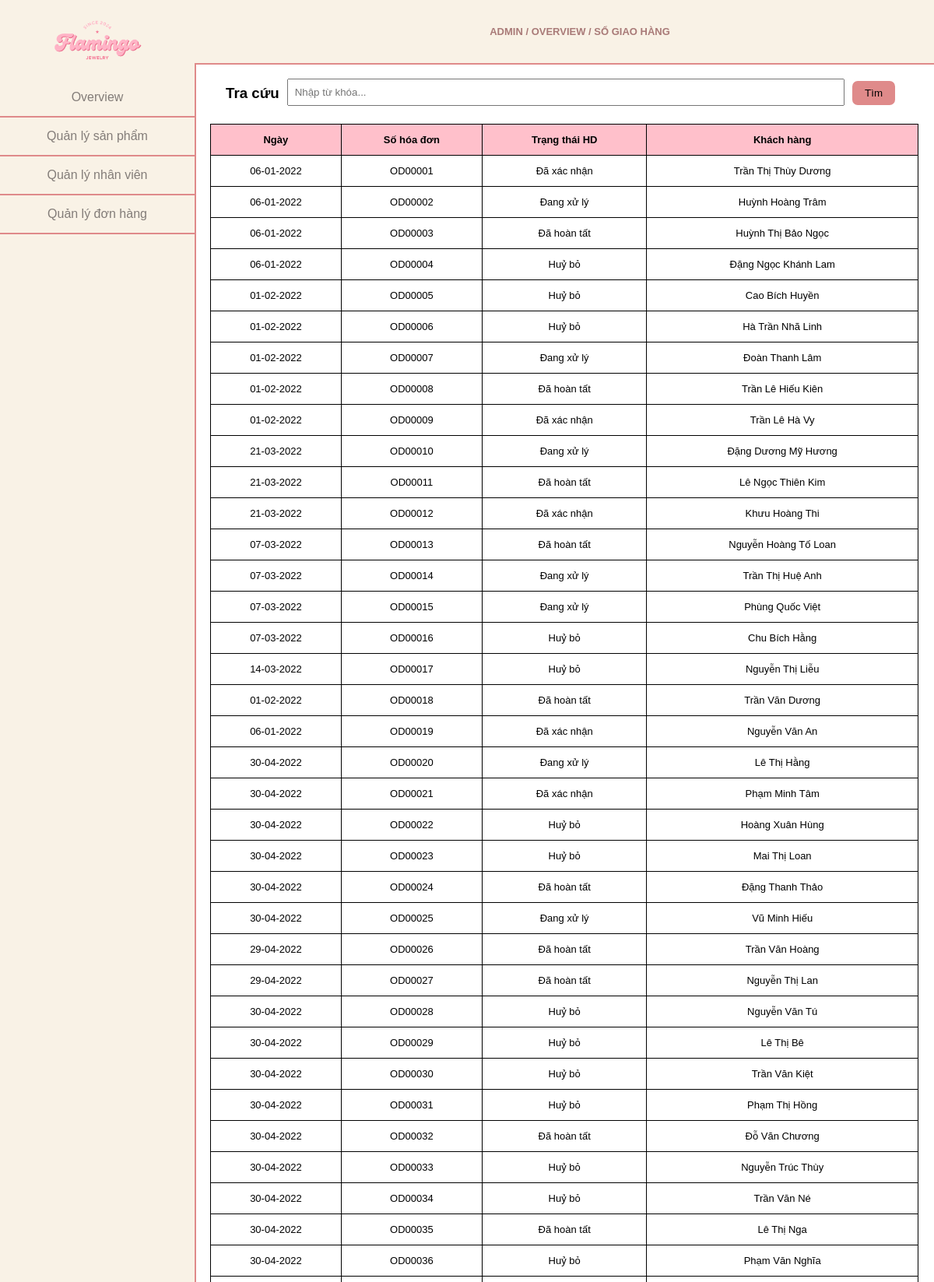
The app's page /Admin/Overview_SoGiaoHang.php (upper part) with its own data.
### tables this page shows
CREATE TABLE `Orders` (
  `orderID` varchar(100) NOT NULL,
  `totalAmount` int(11) NOT NULL,
  `status` text NOT NULL,
  `paymentMethod` text NOT NULL,
  `note` text DEFAULT NULL,
  `customerID` varchar(100) NOT NULL,
  `DateID` int(11) NOT NULL,
  `TimeAltKey` int(11) NOT NULL
);

### Admin/db_module.php (called while the page is built, shortened)
<?php
    function chayTruyVanTraVeDL($link, $q){
        $result = mysqli_query($link,$q);
        return $result;
    }

### Admin/Overview_SoGiaoHang.php (the view, shortened to what this page needs)
<!DOCTYPE html>
<html>
<head>
    <link rel="stylesheet" type="text/css" href="Khung.css">
</head>
<body>
    <div id="sidebar">
        <h2><img src="Picture/Logo.png" alt="Logo"></h2>
        <ul>
            <li><a href="Overview.php">Overview</a></li>
            <li><a href="QLSP.php">Quản lý sản phẩm</a></li>
            <li><a href="QLNV.php">Quản lý nhân viên</a></li>
            <li><a href="QLDH.php">Quản lý đơn hàng</a></li>
        </ul>
    </div>
    <div id="content">
        <div id="header">
            <p>ADMIN / OVERVIEW / SỔ GIAO HÀNG</p>
        </div>
        <div id="search">
            <h3>Tra cứu</h3>
            <input type="text" id="searchInput" placeholder="Nhập từ khóa...">
            <button onclick="searchDeliveryBook()">Tìm</button>
        </div>
<?php
require_once("db_module.php");
function show_delivery_book() {
    $link = null;
    $search_condition = '';
    $result = chayTruyVanTraVeDL($link, "SELECT DATE_FORMAT(O.DateID, '%d-%m-%Y') AS formattedDate, O.orderID, O.status, CONCAT(C.lastName, ' ', C.firstName) AS customerName FROM Orders O LEFT JOIN Customer C ON O.customerID = C.customerID $search_condition");
    echo "<table>";
    echo "<thead>";
    echo "<tr style='background-color: pink'>";
    echo "<th>Ngày</th>";
    echo "<th>Số hóa đơn</th>";
    echo "<th>Trạng thái HD</th>";
    echo "<th>Khách hàng</th>";
    echo "</tr>";
    echo "</thead>";
    echo "<tbody>";
    while ($row = mysqli_fetch_assoc($result)) {
        echo "<tr>";
        echo "<td>" . $row["formattedDate"] . "</td>";
        echo "<td>" . $row["orderID"] . "</td>";
        echo "<td>" . $row["status"] . "</td>";
        echo "<td>" . $row["customerName"] . "</td>";
        echo "</tr>";
    }
    echo "</tbody>";
    echo "</table>";
}
show_delivery_book();
?>
</body>
</html>

### Admin/Khung.css (style rules this page uses)
body { margin: 0; padding: 0; font-family: 'Barlow', sans-serif; }
a { text-decoration: none; color: inherit; }
#sidebar { width: 250px; height: 100vh; background: #F9F2E6; color: #fff; float: left; border-right: 2px solid #DF8A8A; }
#sidebar ul { color: #10090d81; list-style: none; padding: 0; margin: 0; margin-top: -50px; }
#sidebar ul li { padding: 15px; text-align: center; cursor: pointer; border-bottom: 2px solid #DF8A8A; }
#content { margin-left: 250px; padding: 20px; font-family: 'Barlow', sans-serif; }
#header { font-size:13px; font-weight: bold; background: #F9F2E6; color: #935a5ac9; padding: 20px; text-align: center; position: fixed; top: 0; left: 250px; width: calc(100% - 250px); border-bottom: 2px solid #DF8A8A; }
#sidebar h2 { font-family: 'Barlow', sans-serif; text-align: center; margin-top: -25px; }
#sidebar h2 img { width: 150px; height: auto; }

### Admin/Overview_SoGiaoHang.php (style rules this page uses)
table { width: 100%; border-collapse: collapse; margin-top: -10px; margin-bottom: 40px; }
th, td { border: 1px solid black; text-align: center; padding: 12px 1px; font-size: 13px; }
input[type="text"] { padding: 8px; margin-bottom: 10px; width: 200px; }
button { font-family: Barlow, sans-serif; padding: 8px 16px; background-color: #DF8A8A; border: none; cursor: pointer; margin-right: 10px; border-radius: 7px; }
#search { display: flex; justify-content: center; align-items: center; padding: 20px; margin-top: 50px; text-align: center; }
#search h3 { margin-right: 10px; }
input[type="text"] { flex: 1; margin-right: 10px; margin-top: 8px; }
#sidebar { position: fixed; top: 0; left: 0; width: 250px; height: 100%; background-color: #F9F2E6; }

### records on screen
orders: formattedDate "06-01-2022", orderID "OD00001", status "Đã xác nhận", customerName "Trần Thị Thùy Dương"
orders: formattedDate "06-01-2022", orderID "OD00002", status "Đang xử lý", customerName "Huỳnh Hoàng Trâm"
orders: formattedDate "06-01-2022", orderID "OD00003", status "Đã hoàn tất", customerName "Huỳnh Thị Bảo Ngọc"
orders: formattedDate "06-01-2022", orderID "OD00004", status "Huỷ bỏ", customerName "Đặng Ngọc Khánh Lam"
orders: formattedDate "01-02-2022", orderID "OD00005", status "Huỷ bỏ", customerName "Cao Bích Huyền"
orders: formattedDate "01-02-2022", orderID "OD00006", status "Huỷ bỏ", customerName "Hà Trần Nhã Linh"
orders: formattedDate "01-02-2022", orderID "OD00007", status "Đang xử lý", customerName "Đoàn Thanh Lâm"
orders: formattedDate "01-02-2022", orderID "OD00008", status "Đã hoàn tất", customerName "Trần Lê Hiếu Kiên"
orders: formattedDate "01-02-2022", orderID "OD00009", status "Đã xác nhận", customerName "Trần Lê Hà Vy"
orders: formattedDate "21-03-2022", orderID "OD00010", status "Đang xử lý", customerName "Đặng Dương Mỹ Hương"
orders: formattedDate "21-03-2022", orderID "OD00011", status "Đã hoàn tất", customerName "Lê Ngọc Thiên Kim"
orders: formattedDate "21-03-2022", orderID "OD00012", status "Đã xác nhận", customerName "Khưu Hoàng Thi"
orders: formattedDate "07-03-2022", orderID "OD00013", status "Đã hoàn tất", customerName "Nguyễn Hoàng Tố Loan"
orders: formattedDate "07-03-2022", orderID "OD00014", status "Đang xử lý", customerName "Trần Thị Huệ Anh"
orders: formattedDate "07-03-2022", orderID "OD00015", status "Đang xử lý", customerName "Phùng Quốc Việt"
orders: formattedDate "07-03-2022", orderID "OD00016", status "Huỷ bỏ", customerName "Chu Bích Hằng"
orders: formattedDate "14-03-2022", orderID "OD00017", status "Huỷ bỏ", customerName "Nguyễn Thị Liễu"
orders: formattedDate "01-02-2022", orderID "OD00018", status "Đã hoàn tất", customerName "Trần Văn Dương"
orders: formattedDate "06-01-2022", orderID "OD00019", status "Đã xác nhận", customerName "Nguyễn Văn An"
orders: formattedDate "30-04-2022", orderID "OD00020", status "Đang xử lý", customerName "Lê Thị Hằng"
orders: formattedDate "30-04-2022", orderID "OD00021", status "Đã xác nhận", customerName "Phạm Minh Tâm"
orders: formattedDate "30-04-2022", orderID "OD00022", status "Huỷ bỏ", customerName "Hoàng Xuân Hùng"
orders: formattedDate "30-04-2022", orderID "OD00023", status "Huỷ bỏ", customerName "Mai Thị Loan"
orders: formattedDate "30-04-2022", orderID "OD00024", status "Đã hoàn tất", customerName "Đặng Thanh Thảo"
orders: formattedDate "30-04-2022", orderID "OD00025", status "Đang xử lý", customerName "Vũ Minh Hiếu"
orders: formattedDate "29-04-2022", orderID "OD00026", status "Đã hoàn tất", customerName "Trần Văn Hoàng"
orders: formattedDate "29-04-2022", orderID "OD00027", status "Đã hoàn tất", customerName "Nguyễn Thị Lan"
orders: formattedDate "30-04-2022", orderID "OD00028", status "Huỷ bỏ", customerName "Nguyễn Văn Tú"
orders: formattedDate "30-04-2022", orderID "OD00029", status "Huỷ bỏ", customerName "Lê Thị Bê"
orders: formattedDate "30-04-2022", orderID "OD00030", status "Huỷ bỏ", customerName "Trần Văn Kiệt"
orders: formattedDate "30-04-2022", orderID "OD00031", status "Huỷ bỏ", customerName "Phạm Thị Hồng"
orders: formattedDate "30-04-2022", orderID "OD00032", status "Đã hoàn tất", customerName "Đỗ Văn Chương"
orders: formattedDate "30-04-2022", orderID "OD00033", status "Huỷ bỏ", customerName "Nguyễn Trúc Thùy"
orders: formattedDate "30-04-2022", orderID "OD00034", status "Huỷ bỏ", customerName "Trần Văn Né"
orders: formattedDate "30-04-2022", orderID "OD00035", status "Đã hoàn tất", customerName "Lê Thị Nga"
orders: formattedDate "30-04-2022", orderID "OD00036", status "Huỷ bỏ", customerName "Phạm Văn Nghĩa"
